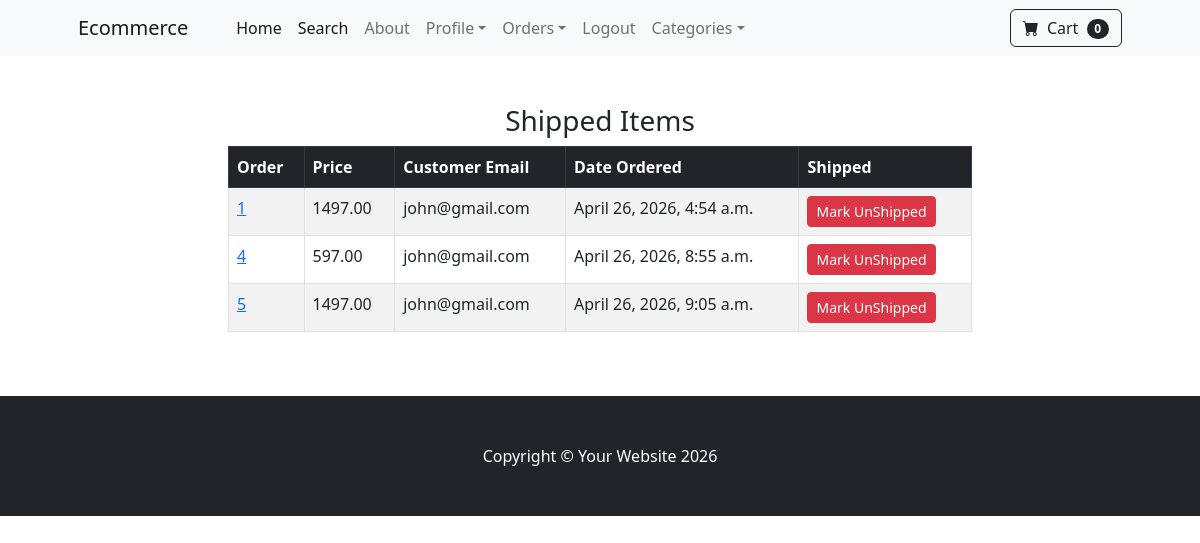
The page /payment/shipped_dash/ (signed in) on the database its author committed.
### payment/models.py (models this page shows, shortened)
class Order(models.Model):
    user = models.ForeignKey(User, on_delete=models.CASCADE, null=True, blank=True)
    full_name = models.CharField(max_length=250)
    email = models.EmailField(max_length=250)
    shipping_address = models.TextField(max_length=15000)
    amount_paid = models.DecimalField(max_digits=7, decimal_places=2)
    date_ordered = models.DateTimeField(auto_now_add=True)
    shipped = models.BooleanField(default=False)
    date_shipped = models.DateTimeField(blank=True, null=True)

### payment/views.py (the view, shortened to what this page needs)
# urls.py: path('shipped_dash/', views.shipped_dash, name='shipped_dash'),
def shipped_dash(request):
    if request.user.is_authenticated and request.user.is_superuser:
        orders = Order.objects.filter(shipped=True)
        return render(request, 'payment/shipped_dash.html', {'orders':orders})
    messages.success(request, "Access Denied")
    return redirect('home')

### cart/cart.py (called while the page is built)
    def __len__(self):
        return len(self.cart)

### cart/context_processors.py (called while the page is built)
def cart(request):
    return {'cart':Cart(request)}

### payment/templates/payment/shipped_dash.html (shortened to what this page needs)
{% extends 'base.html' %}
{% block content %}
        <div class="container">
            <div class="row">
                <center>
                    <div class="col-8">
                        <br/></br>
                            <h3>Shipped Items</h3>
                            <table class="table table-striped table-hover table-bordered ">
                                <thead class="table-dark">
                                    <tr>
                                    <th scope="col">Order</th>
                                    <th scope="col">Price</th>
                                    <th scope="col">Customer Email</th>
                                    <th scope="col">Date Ordered</th>
                                    <th scope="col">Shipped</th>
                                    </tr>
                                </thead>
                                <tbody>
                                    {% for item in orders %}
                                    <tr>
                                    <td><a href="{% url 'orders' item.id %}">{{ item.id }}</a></td>
                                    <td>{{ item.amount_paid }}</td>
                                    <td>{{ item.email }}</td>
                                    <td>{{ item.date_ordered }}</td>
                                    <td>
                                        <form method="POST">
                                            <button type="Submit" class="btn btn-danger btn-sm">Mark UnShipped</button>
                                        </form>
                                    </td>
                                    </tr>
                                    {% endfor %}
                                </tbody>
                            </table>
                        <br/></br>
                    </div>
                </center>
            </div>
        </div>
{% endblock %}

### rows shown on the page
Order: id "1", amount_paid "1497.00", email "john@gmail.com", date_ordered "April 26, 2026, 4:54 a.m."
Order: id "4", amount_paid "597.00", email "john@gmail.com", date_ordered "April 26, 2026, 8:55 a.m."
Order: id "5", amount_paid "1497.00", email "john@gmail.com", date_ordered "April 26, 2026, 9:05 a.m."

### other values the page prints
{{ cart|length }} "0"
